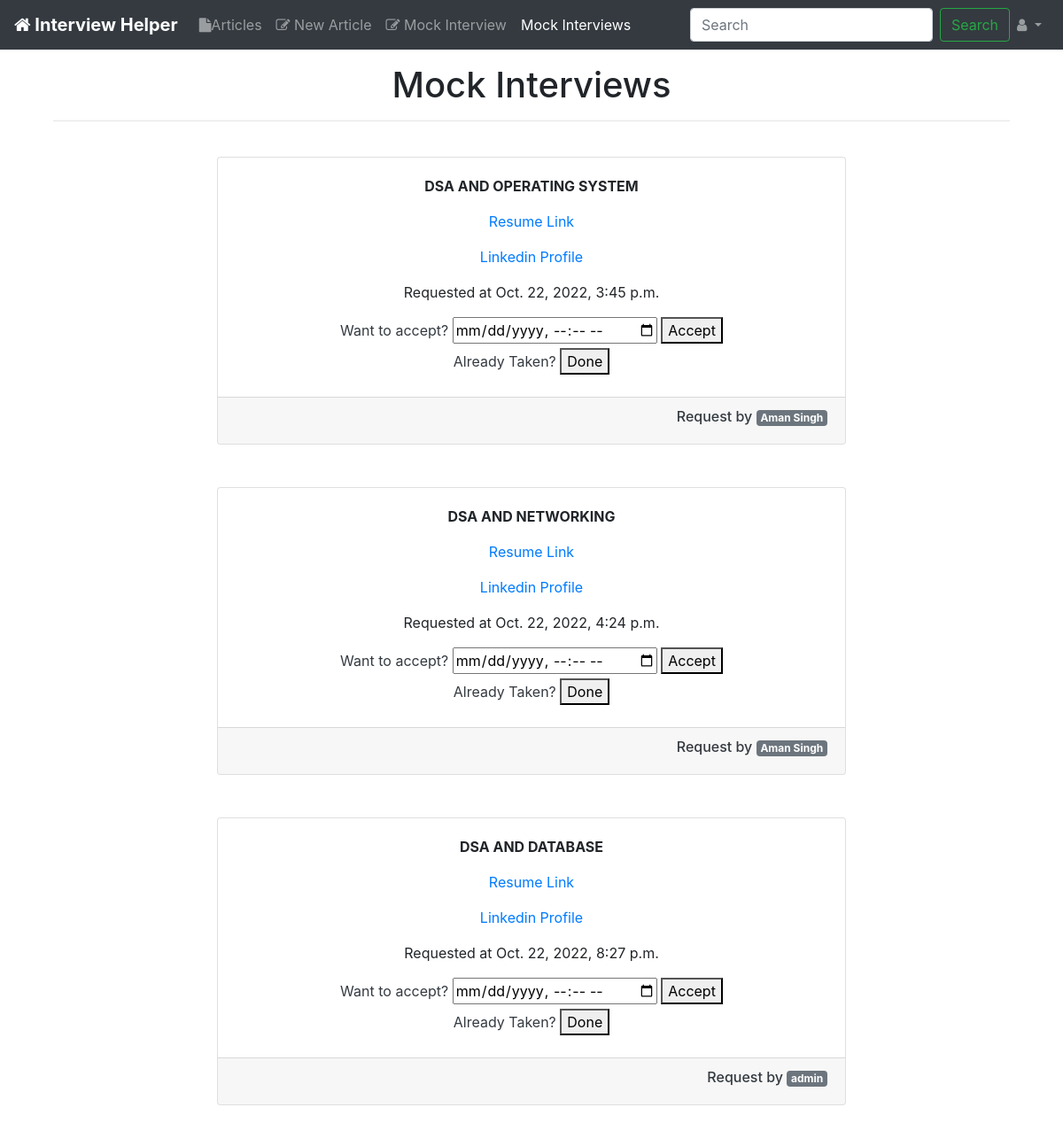
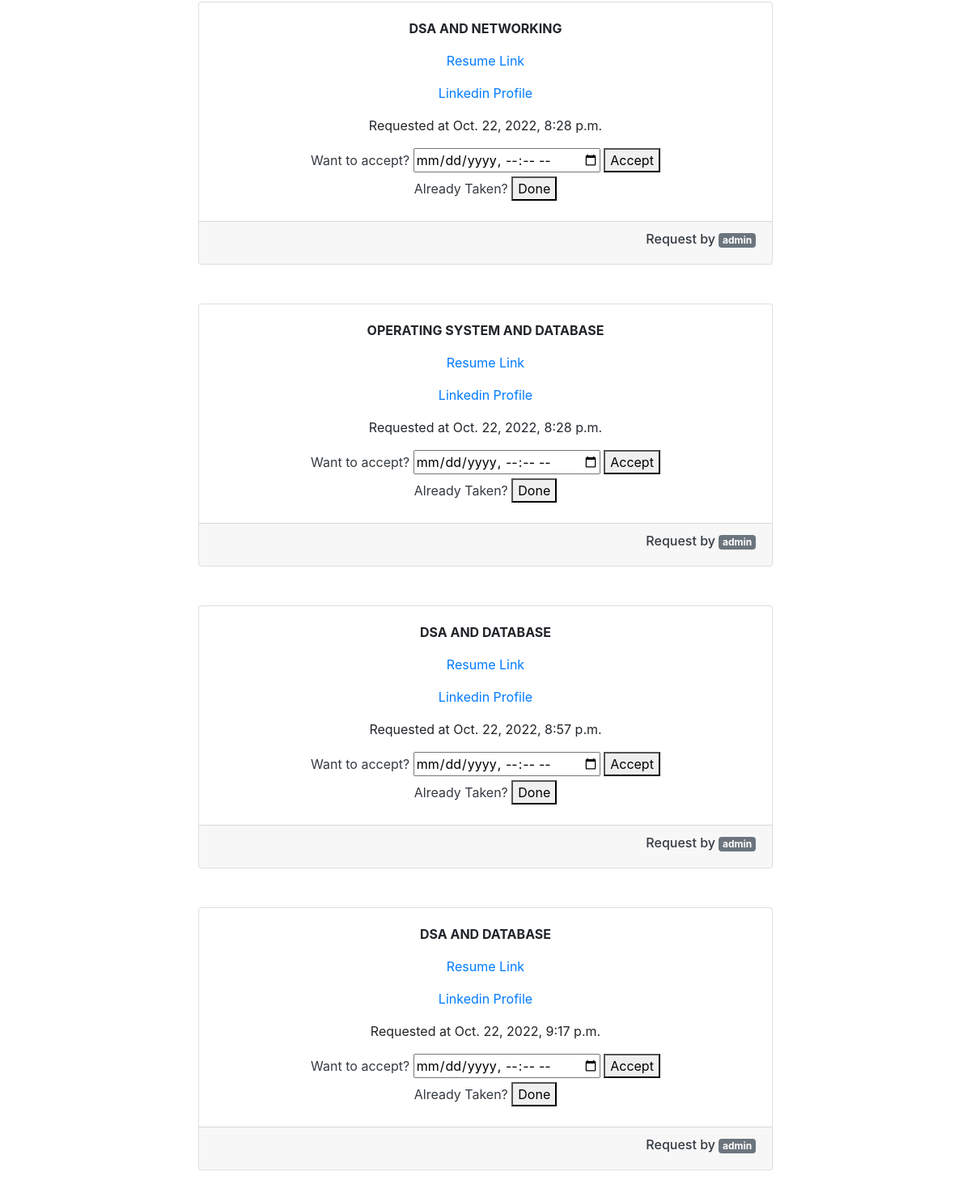
/meetings/listrequestmeet/ (signed in), run on an earlier commit of the app's database (2 pictures, top to bottom).
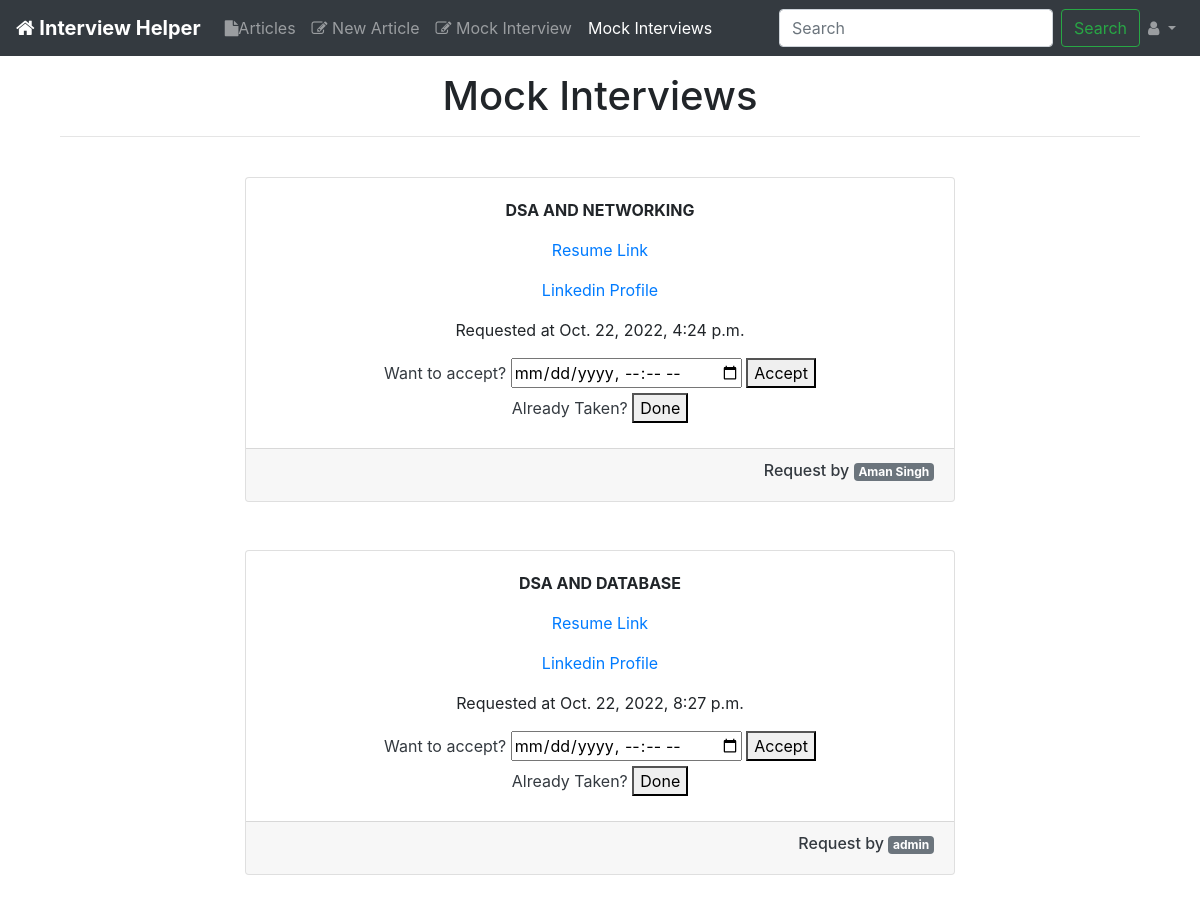
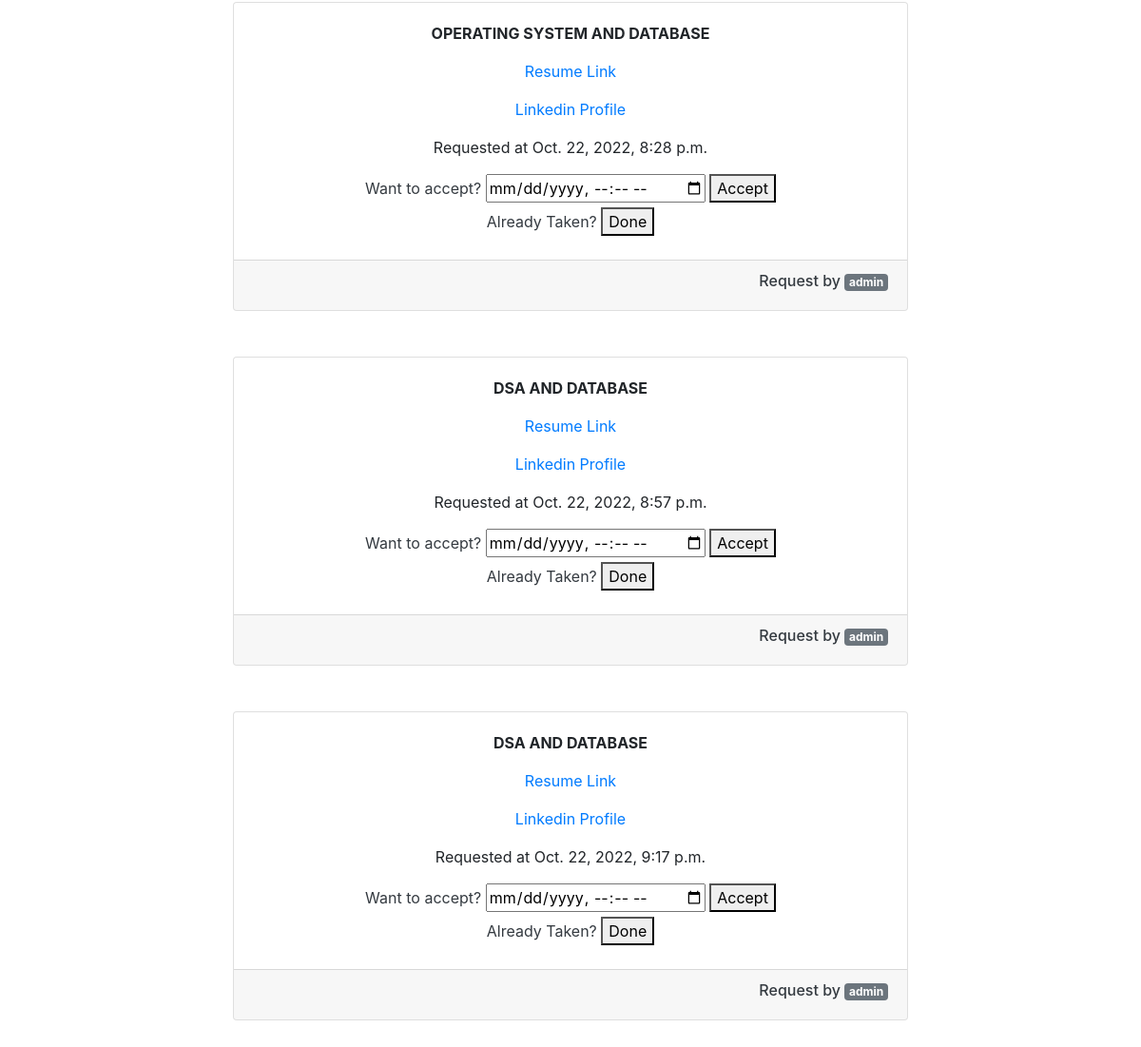
And on a later commit of the database (2 pictures, top to bottom).
### meetings/models.py (models this page shows)
class Meet(models.Model):
    attendee = models.ForeignKey(CustomUser,on_delete=models.CASCADE,default=None)
    type_of_meet = models.CharField(max_length=10, choices=VAR_CATEGORIES)
    linkedin_profile = models.CharField(max_length=200, default="")
    resume_link = models.CharField(max_length=200, default="")
    accepted = models.BooleanField(default=False)
    addition_time = models.DateTimeField(auto_now_add=True)
    @property
    def type_of_meeting(self):
        return self.get_type_of_meet_display()

### accounts/models.py (models this page shows, shortened)
class CustomUser(AbstractUser):
    username = None
    email = models.EmailField(_('email adress'), unique=True)
    USERNAME_FIELD = 'email'
    name = models.CharField(max_length=255)
    is_active = models.BooleanField(default=True)
    REQUIRED_FIELDS = []
    objects = CustomUserManager()

### meetings/views.py (the view)
@login_required(login_url = "accounts:login")
def list_request_meet(request):
    isStaff = False
    if request.user.is_staff:
        meetings = Meet.objects.filter(accepted=False)
        isStaff = True
    else:
        meetings = Meet.objects.filter(attendee=request.user, accepted=False)
    return render(request, "meetings/list_meet_request.html",
            {'meetings':meetings, 'isStaff': isStaff})

### templates/meetings/list_meet_request.html (shortened to what this page needs)
{% extends 'base_layout.html'%}
{% load static%}
{% block list_meet %}active{% endblock %}
{% block content %}
<div class="container text-center tex-dark">
    <h1>Mock Interviews</h1>
    <hr>
    <br>
    {% for meeting in meetings %}
    <div class="row">
        <div class="col-lg"></div>
        <div class="col-lg-8">
            <div class="card text-center">
                <div class="card-body">
                    <div class="card-text preview" style="overflow:auto; height:100%; width:100%;">
                        <p><b>{{meeting.type_of_meeting}}</b></p>
                        <p><a href={{meeting.resume_link}} target="_blank">Resume Link</a></p>
                        <p><a href={{meeting.linkedin_profile}} target="_blank">Linkedin Profile</a></p>
                        <p>Requested at {{meeting.addition_time}}</p>
                        {% if isStaff %}
                        <form action="{% url 'meetings:acceptmeet' %}" method="post" class="text-dark">
                            <label for="fname">Want to accept?</label>
                            <input  type="datetime-local" name="meettime">
                            <button type="submit", value={{meeting.pk}} name="meet_id">Accept</button>
                        </form>
                        <form action="{% url 'meetings:donemeet' %}" method="post" class="text-dark">
                            <label for="fname">Already Taken?</label>
                            <button type="done", value={{meeting.pk}} name="meet_id">Done</button>
                        </form>
                        {% endif %}
                    </div>
                </div>
                <div class="card-footer text-muted">
                    <a href="{% url 'accounts:profile' email=meeting.attendee.email %}">
                        <h6 class="text-dark text-right">
                            Request by <span class="badge badge-secondary">{{meeting.attendee.name}}</span>
                        </h6>
                    </a>
                </div>
            </div>
        </div>
        <div class="col-lg"></div>
    </div>
    <br><br>
    {% endfor %}
</div>
{% endblock %}

### templates/base_layout.html (shortened to what this page needs)
<!doctype html>
<html lang="en">
  <head>
    <link rel="stylesheet" href="{% static 'css/custom.css' %}">
  <link rel="stylesheet" href="{% static 'css/bootstrap.min.css' %}">
  <link href="//maxcdn.bootstrapcdn.com/font-awesome/4.2.0/css/font-awesome.min.css" type="text/css" rel="stylesheet">
</head>
<body>
  <nav class="navbar navbar-expand-md navbar-dark bg-dark mb-0">
    <a class="navbar-brand font-weight-bold" href="{% url 'home' %}"><i class="fa fa-home" aria-hidden="true"></i> Interview Helper</a>
    <div class="collapse navbar-collapse" id="navbarCollapse">
      <ul class="navbar-nav mr-auto">
        <li class="nav-item {% block activelis %}{% endblock%}">
          <a href="{% url 'articles:articles_list' %}" class="nav-link"><i class="fa fa-file"></i>Articles</a>
        </li>
        <li class="nav-item {% block activenew %}{% endblock%}">
          <a href="{% url 'articles:create' %}" class="nav-link"><i class="fa fa-pencil-square-o" aria-hidden="true"></i>
            New Article</a>
        </li>
        <li class="nav-item {% block meet_request %}{% endblock%}">
          <a href="{% url 'meetings:requestmeet' %}" class="nav-link"><i class="fa fa-pencil-square-o" aria-hidden="true"></i>
           Mock Interview</a>
        </li>
        {% if user.is_authenticated %}
        <li class="nav-item {% block list_meet %}{% endblock %}">
          <a href="{% url 'meetings:listrequestmeet' %}" class="nav-link">
            Mock Interviews</a>
        </li>
        {% endif %}
      </ul>
      <form class="form-inline mt-2 mt-md-0" method="get" action="/search/">
        <input class="form-control mr-sm-2" type="text" placeholder="Search" name="query" aria-label="Search" id="query">
        <button class="btn  btn-outline-success my-2 my-sm-0" type="submit">Search</button>
      </form>
      <ul class="navbar-nav mt-2 mt-md-0">
        {% if user.is_authenticated %}
        <div class="nav-item dropdown">
          <a class="nav-link dropdown-toggle" data-toggle="dropdown" role="button" aria-haspopup="true" aria-expanded="false">
            <span><i class="fa fa-user"></i></span>
          </a>
        </div>
        {% else %}
        <li class="nav-item {% block activelog %}{% endblock%}">
          <a href="{% url 'accounts:login'%}" class="nav-link" >Log In</a>
        </li>
        <li class="nav-item {% block activesig %}{% endblock%}"><a href="{% url 'accounts:signup'%}" class="nav-link">Sign Up</a></li>
        {% endif %}
      </ul>
    </div>
  </nav>
  <div class="container my-3">
    {% block content %}
    {% endblock %}
  </div>
  <br><br><br><br>
</body>
</html>

### static/static_root/css/custom.css (style rules this page uses)
a:link { text-decoration: none; }

What changed in the data, as far as the page shows it:
removed Meet: type_of_meeting "DSA AND OPERATING SYSTEM", addition_time "Oct. 22, 2022, 3:45 p.m.", {{ meeting.pk }} 16 (drawn), attendee.name "Aman Singh"
no longer on this page (row edited): Meet: type_of_meeting "DSA AND NETWORKING", addition_time "Oct. 22, 2022, 8:28 p.m.", {{ meeting.pk }} 19 (drawn), attendee.name "admin"
